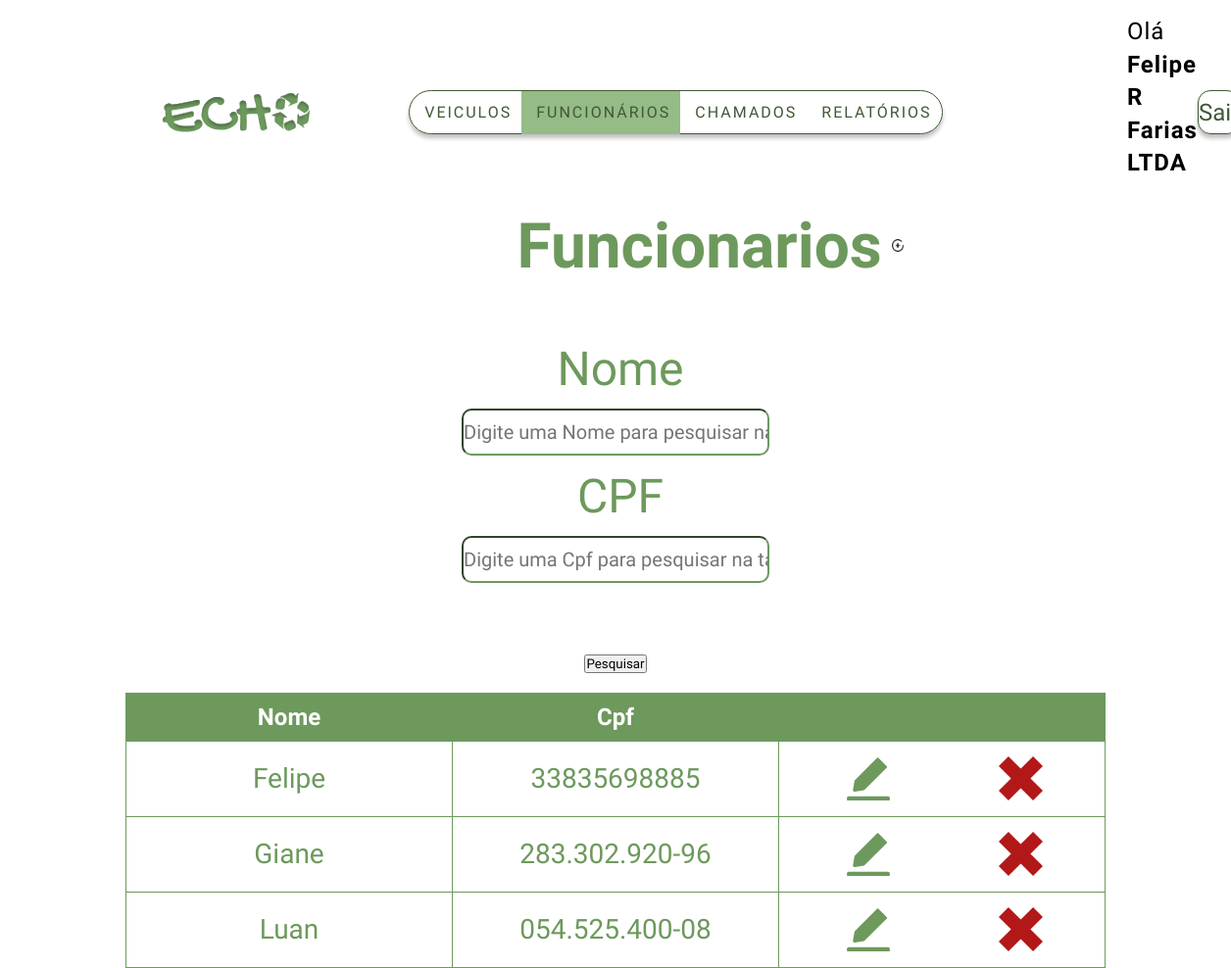
/Funcionarios/index (signed in), run on the app's committed database.
### tables this page shows
CREATE TABLE `funcionarios` (
  `id` int(11) NOT NULL,
  `nome` varchar(45) NOT NULL,
  `cpf` varchar(45) NOT NULL,
  `usuario_id` int(11) NOT NULL
);

### App/Controllers/Controller.php (called while the page is built, shortened)
<?php
abstract class Controllers {
    protected final function view(string $_name, array $vars = []) {
        $_filename = $_SERVER["DOCUMENT_ROOT"]."/App/Views/Pages/{$_name}.php";
        include_once $_filename;
    }
}

### App/Controllers/FuncionariosControllers.php (called while the page is built, shortened)
<?php
include ("Controller.php");
class FuncionariosControllers extends \Controllers
{
    function __construct()
    {
        $this->nameController = "Funcionarios";
    }
    public function index()
    {
        $nome = "";
        $cpf = "";
        $model = new Funcionario();
        $getData = $model->index($nome,$cpf);
        return self::view("Auth/$this->nameController/index",["getData"=>$getData,"nameController"=>$this->nameController]);
    }
}

### Core/Router.php (called while the page is built, shortened)
<?php
    class Router{
        private $controller = 'Site';
        private $method = 'home';
        public function __construct(){
            $router = $this->url();
           if(file_exists('App/Controllers/' . ucfirst($router[0]) . 'Controllers.php')):
               $this->controller = $router[0];
               unset($router[0]);
            endif;
           $class = "\\App\\Controllers\\" . ucfirst($this->controller)."Controllers";
           $object = new $class;
           if(isset($router[1]) and method_exists($class, $router[1])):
                $this->method = $router[1];
                unset($router[1]);
                endif;
           $this->param = $router ? array_values($router) : [];
           call_user_func_array([$object, $this->method], $this->param);
        }
        public function url(){
            $url = explode("/", filter_input(INPUT_GET, 'router', FILTER_SANITIZE_URL));
            return $url;
        }
    }
?>

### Index.php (called while the page is built, shortened)
<?php
$router = new Router;

### App/Models/Funcionario.php (called while the page is built, shortened)
<?php
class Funcionario extends Connection
{
    private $nome_table;
    function __construct()
    {
        $this->login_id = $_SESSION["usuario"]["id"];
        $this->nome_table = "funcionarios";
    }
    public function index($nome=null,$cpf=null)
    {
        $conn = $this->connect();
        $sql = "select * from $this->nome_table WHERE `usuario_id`=$this->login_id";
        $stmt = $conn->prepare($sql);
        $stmt->execute();
        $result = $stmt->fetchAll();
        if ($result == true) {
            return $result;
        }else{
            return false;
        }
    }
}

### App/Views/Pages/Auth/Funcionarios/index.php (the view, shortened to what this page needs)
<?php
include($_SERVER["DOCUMENT_ROOT"] . "/App/Views/Pages/Auth/header.php");
include($_SERVER["DOCUMENT_ROOT"] . "/App/Views/Pages/Auth/Element/nav-menu-autenticado.php");
?>
    <h1 class="title" style="float: left;margin-left: 42%"><?php echo $vars["nameController"];?> <a href="/<?php echo $vars["nameController"];?>/novo"></h1>
    <span style=""><img style="width:1%!important;display: unset!important;align-items: center;margin-left: 10px;margin-top: 30px;" src="/public/assets/img/add.png" alt=""></a></span>
    <br><br><br><br>
    <form action="/<?php echo $vars["nameController"];?>/index" method="POST">
        <div class="inputs">
            <div class="input-row">
                <label for="">Nome</label>
                <input autocomplete="off" name="nome" type="text" placeholder="Digite uma Nome para pesquisar na tabela">
                <label for="">CPF</label>
                <input autocomplete="off" name="cpf" type="text" placeholder="Digite uma Cpf para pesquisar na tabela">
            </div>
        </div>
        <span class="inputs"><input type="submit" value="Pesquisar" class="btncrud" /></span>
    </form>
    <?php if (!empty($vars["getData"])) { ?>
        <table>
            <tr>
                <th>Nome</th>
                <th>Cpf</th>
                <th></th>
            </tr>
            <?php
            foreach ($vars["getData"] as $linha) : ?>
                <tr>
                    <td><?php echo $linha["nome"]; ?></td>
                    <td><?php echo $linha["cpf"]; ?></td>
                    <td>
                        <div class="ud">
                        <a href='/<?php echo $vars["nameController"];?>/alterar/<?php echo $linha["id"]; ?>'><img style="width: 56px; height: 56px;" src="/public/assets/svg/edit.svg" alt=""></a>
                        <a href='/<?php echo $vars["nameController"];?>/excluir/<?php echo $linha["id"]; ?>' onclick="javascript:return confirm('Tem certeza que deseja excluir?')"><img style="width: 45px; height: 45px;" src="/public/assets/svg/remove.svg"></a>
                        </div>
                    </td>
                </tr>
            <?php endforeach;
            ?>
        </table>
    <?php } else { ?>
        <h3 style="text-align: center; font-size: 30px; color: #6D995D;">Resultado da busca: Nenhum registro cadastrado</h3>
    <?php } ?>
</body>
</html>

### public/assets/css/style.css (style rules this page uses)
*, *::after, *::before { margin: 0; padding: 0; -webkit-box-sizing: border-box; box-sizing: border-box; font-family: 'Signika',sans-serif; }
body { width: 100%; height: 100vh; background-color: #FFFFFF; }
img, svg { display: block; width: 100%; }
a { text-decoration: none; color: #000000; }
img { width: 100%; }
.input-row { display: -webkit-box; display: -ms-flexbox; display: flex; -webkit-box-orient: horizontal; -webkit-box-direction: normal; -ms-flex-direction: row; flex-direction: row; -webkit-box-align: end; -ms-flex-align: end; align-items: flex-end; }
h1 { margin-bottom: 10px; font-size: 48px; }
.title { font-size: 64px; color: #6D995D; text-align: center; -webkit-box-align: center; -ms-flex-align: center; align-items: center; }
.input-row { display: -webkit-box; display: -ms-flexbox; display: flex; -webkit-box-orient: vertical; -webkit-box-direction: normal; -ms-flex-direction: column; flex-direction: column; -webkit-box-align: center; -ms-flex-align: center; align-items: center; font-size: 48px; color: #6D995D; }
.input-row input { width: 25vw; height: 6vh; margin: 1vw; border-radius: 10px; border-color: #6D995D; font-size: 20px; text-align: center; color: #405936; }
.input-row input::placeholder { font-size: 20px; text-align: center; }
.inputs { display: -webkit-box; display: -ms-flexbox; display: flex; -webkit-box-pack: center; -ms-flex-pack: center; justify-content: center; -webkit-box-align: center; -ms-flex-align: center; align-items: center; margin-top: 30px; }
.inputs label { margin-left: 10px; }
.btncrud { display: -webkit-box; display: -ms-flexbox; display: flex; -webkit-box-pack: center; -ms-flex-pack: center; justify-content: center; -webkit-box-align: center; -ms-flex-align: center; align-items: center; margin-top: 30px; }
table { max-width: 1440px; -webkit-box-pack: center; -ms-flex-pack: center; justify-content: center; margin: 20px; width: 1000px; table-layout: fixed; margin-right: auto; margin-left: auto; border-collapse: collapse; }
table th { border: 1px solid #6D995D; padding: 10px; background-color: #6D995D; color: #FFFFFF; font-size: 24px; }
table td { padding: 10px; border: 1px solid #6D995D; font-size: 28px; color: #6D995D; text-align: center; }
.ud { display: -webkit-box; display: -ms-flexbox; display: flex; -webkit-box-orient: horizontal; -webkit-box-direction: normal; -ms-flex-direction: row; flex-direction: row; -webkit-box-align: center; -ms-flex-align: center; align-items: center; -ms-flex-pack: distribute; justify-content: space-around; }

### data on the page
funcionarios: nome "Felipe", cpf "33835698885"
funcionarios: nome "Giane", cpf "283.302.920-96"
funcionarios: nome "Luan", cpf "054.525.400-08"

### other printed values
$_SESSION["usuario"]["razao_social"] "Felipe R Farias LTDA"
$vars["nameController"] "Funcionarios"
